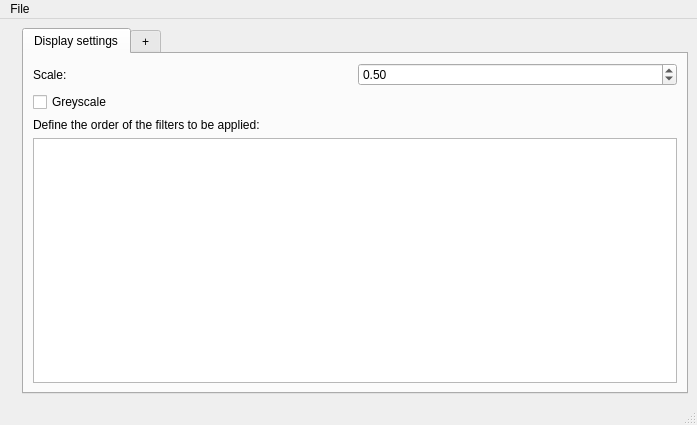
<?xml version="1.0" encoding="UTF-8"?>
<ui version="4.0">
 <class>MainWindow</class>
 <widget class="QMainWindow" name="MainWindow">
  <property name="geometry">
   <rect>
    <x>0</x>
    <y>0</y>
    <width>697</width>
    <height>425</height>
   </rect>
  </property>
  <property name="windowTitle">
   <string>Section Detector</string>
  </property>
  <widget class="QWidget" name="centralwidget">
   <layout class="QGridLayout" name="gridLayout">
    <item row="1" column="0">
     <widget class="GraphicsView" name="label">
      <property name="text">
       <string/>
      </property>
     </widget>
    </item>
    <item row="1" column="2">
     <widget class="QTabWidget" name="tabWidget">
      <property name="minimumSize">
       <size>
        <width>300</width>
        <height>0</height>
       </size>
      </property>
      <property name="currentIndex">
       <number>0</number>
      </property>
      <property name="tabsClosable">
       <bool>false</bool>
      </property>
      <widget class="QWidget" name="tab_1">
       <attribute name="title">
        <string>Display settings</string>
       </attribute>
       <layout class="QGridLayout" name="gridLayout_2">
        <item row="1" column="0">
         <widget class="QCheckBox" name="cb_grey">
          <property name="text">
           <string>Greyscale</string>
          </property>
         </widget>
        </item>
        <item row="4" column="0">
         <widget class="QLabel" name="label_2">
          <property name="text">
           <string>Define the order of the filters to be applied:</string>
          </property>
         </widget>
        </item>
        <item row="0" column="0">
         <widget class="QLabel" name="lbl_scale">
          <property name="text">
           <string>Scale:</string>
          </property>
         </widget>
        </item>
        <item row="0" column="1">
         <widget class="QDoubleSpinBox" name="scale">
          <property name="maximum">
           <double>3.000000000000000</double>
          </property>
          <property name="singleStep">
           <double>0.250000000000000</double>
          </property>
          <property name="value">
           <double>0.500000000000000</double>
          </property>
         </widget>
        </item>
        <item row="5" column="0" colspan="2">
         <widget class="QListWidget" name="sortList"/>
        </item>
       </layout>
      </widget>
      <widget class="QWidget" name="tab_2">
       <attribute name="title">
        <string>+</string>
       </attribute>
       <attribute name="toolTip">
        <string>add new filter</string>
       </attribute>
      </widget>
     </widget>
    </item>
   </layout>
  </widget>
  <widget class="QMenuBar" name="menubar">
   <property name="geometry">
    <rect>
     <x>0</x>
     <y>0</y>
     <width>697</width>
     <height>21</height>
    </rect>
   </property>
   <widget class="QMenu" name="menuFile">
    <property name="title">
     <string>File</string>
    </property>
    <widget class="QMenu" name="menuFilter_Settings">
     <property name="title">
      <string>Filter Settings</string>
     </property>
     <addaction name="actionSave_Settings"/>
     <addaction name="actionLoad_settings"/>
     <addaction name="separator"/>
     <addaction name="actionRestore_Default"/>
    </widget>
    <addaction name="actionOpen"/>
    <addaction name="separator"/>
    <addaction name="menuFilter_Settings"/>
   </widget>
   <addaction name="menuFile"/>
  </widget>
  <widget class="QStatusBar" name="statusbar"/>
  <action name="actionOpen">
   <property name="icon">
    <iconset>
     <normaloff>ressources/open_file-icon.gif</normaloff>ressources/open_file-icon.gif</iconset>
   </property>
   <property name="text">
    <string>Open</string>
   </property>
   <property name="toolTip">
    <string>open image file</string>
   </property>
   <property name="shortcut">
    <string>Ctrl+O</string>
   </property>
  </action>
  <action name="actionSave_Settings">
   <property name="text">
    <string>Save Settings</string>
   </property>
  </action>
  <action name="actionLoad_settings">
   <property name="text">
    <string>Load settings</string>
   </property>
  </action>
  <action name="actionRestore_Default">
   <property name="text">
    <string>Restore Default</string>
   </property>
  </action>
 </widget>
 <customwidgets>
  <customwidget>
   <class>GraphicsView</class>
   <extends>QLabel</extends>
   <header location="global">pyqtgraph</header>
  </customwidget>
 </customwidgets>
 <resources/>
 <connections/>
</ui>
